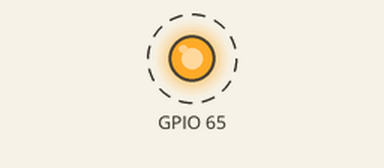
Recording of a sketch running on a simulated ESP32. Shown: output pins drawn as LEDs (lit = HIGH). Dashed ring = blinking. What the sketch prints to the serial monitor is not drawn.

Above: at 0.4 s.
Timing chart, 0 to 3.2 s (numbered marks = the images above):
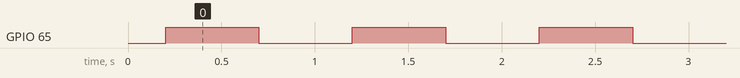

Measured:
- by itself, GPIO 65: alternates HIGH for 0.50 s and LOW for 0.50 s

The sketch:

MCUTEST1.ino
```cpp
#include <SPI.h>
#include <Adafruit_MCP23X17.h>

// ==== EDIT THIS to your actual CS pin ====
#define CS_EXP1 25

// GPB0 maps to logical pin 8 in Adafruit_MCP23X17
#define EXP_LED_PIN 1

Adafruit_MCP23X17 mcp;

void setup() {
  Serial.begin(115200);
  delay(200);

  // Bring up SPI on default ESP32 VSPI pins: SCK=18, MISO=19, MOSI=23
  SPI.begin();

  // Init expander on SPI with our CS pin
  if (!mcp.begin_SPI(CS_EXP1)) {
    Serial.println("MCP23S17 init FAILED. Check CS wiring, power, and RESET.");
    while (1) delay(10);
  }
  Serial.println("MCP23S17 init OK.");

  // Set GPB0 as output
  mcp.pinMode(EXP_LED_PIN, OUTPUT);

  // Start with LED OFF (assuming active-HIGH wiring)
  mcp.digitalWrite(EXP_LED_PIN, LOW);
  Serial.println("Ready. Blinking GPB0...");
}

void loop() {
  // Toggle every 500 ms
  mcp.digitalWrite(EXP_LED_PIN, HIGH); // ON if active-HIGH wiring
  delay(500);
  mcp.digitalWrite(EXP_LED_PIN, LOW);  // OFF
  delay(500);
}
```
